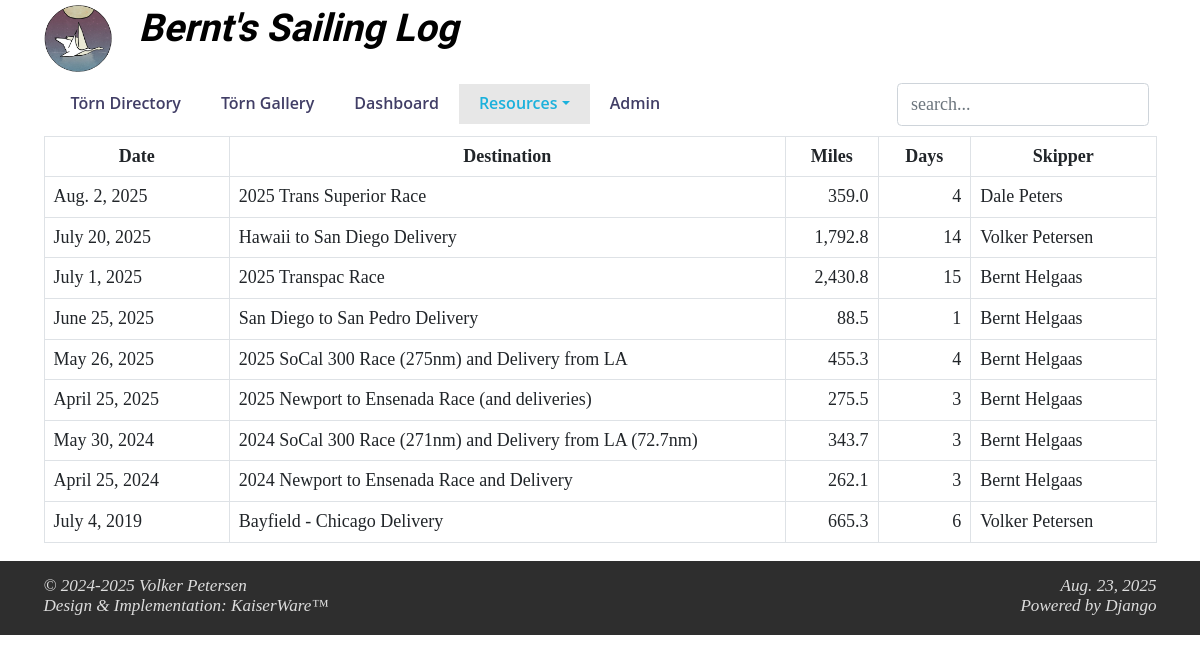
The app's page /printDirectory, older data.
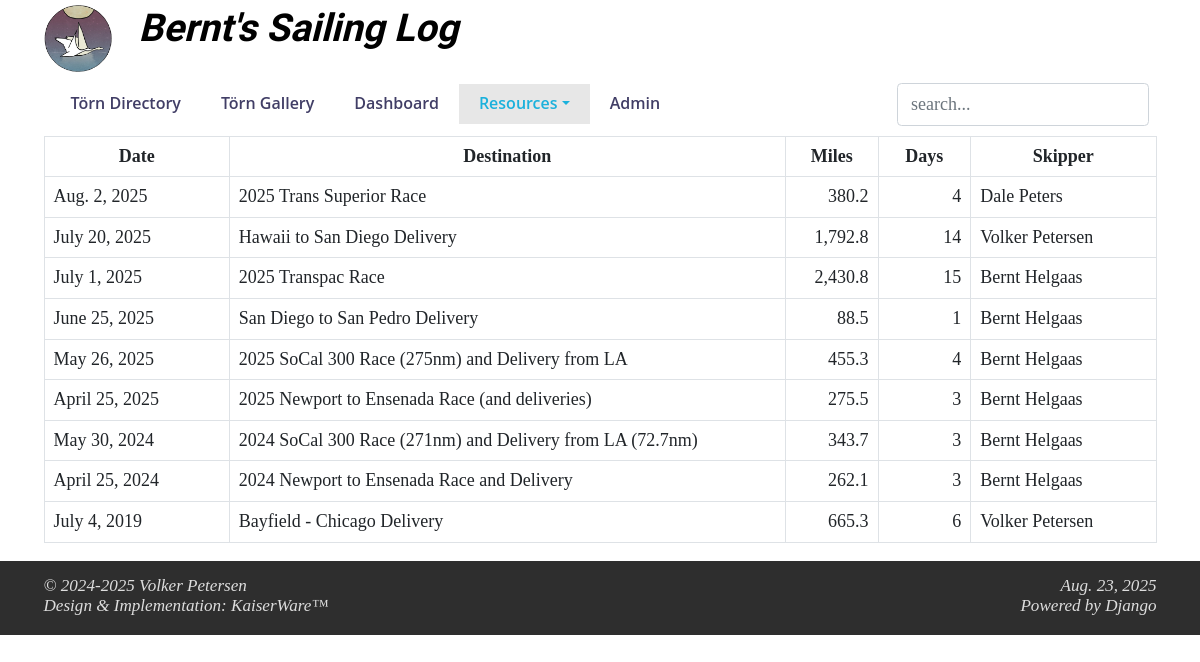
The same page, newer data.
### toerns/models.py (models this page shows, shortened)
class toerndirectory(models.Model):
    geoChoices = (
        ('Atlantic', u'Atlantic'),
        ('Baltic', u'Baltic'),
        ('Caribbean', u'Caribbean'),
        ('Coratia', u'Croatia'),
        ('Great Lakes', u'Great Lakes'),
        ('Pacific', u'Pacific')
    )
    id = models.AutoField(primary_key=True)
    startDate = models.DateField(help_text="date in YYYY-MM-DD format")
    endDate = models.DateField(help_text="date in YYYY-MM-DD format")
    destination = models.CharField(blank=True, null=True, max_length=150)
    georegion = models.CharField(blank=True, null=True, max_length=40, choices=geoChoices,
                                 help_text="Atlantic, Baltic, Caribbean, Croatia, Great Lakes, Pacific")
    maptable = models.CharField(blank=True, null=True, max_length=100,
                                help_text="name of the Google Maps waypoints table")
    boat = models.CharField(blank=True, null=True, max_length=810)
    miles = models.DecimalField(null=True, max_digits=8, decimal_places=2)
    daysAtSea = models.IntegerField()
    skipper = models.ManyToManyField(CrewMembers, blank=True, related_name='skipperToern')
    crew = models.ManyToManyField(CrewMembers, blank=True, related_name='crewToern')
    image = models.CharField(blank=True, null=True, max_length=100)
    picturelink = models.CharField(blank=True, null=True, max_length=200)
    class Meta:
        managed = True
        db_table = "ToernDirectory"
        verbose_name_plural = 'Toern Directory'

### toerns/views.py (the view)
# urls.py: path("printDirectory", views.printDirectory, name="PrintDirectory"),
def printDirectory(request):
    return render(request, "toerns/printDirectory.html",
                  context=fetchContent(request, route="all"))

### templates/toerns/printDirectory.html (shortened to what this page needs)
{% extends "toerns/header.html" %}
{% load static %}
{% load humanize %}
{% block content %}
    <div class="container">
		<table class="table table-bordered display responsive wrap" cellspacing="0" width="100%" >
		<thead>
			<tr>
				<th class="col-2 text-center">Date</th>
				<th class="col-6 text-center">Destination</th>
				<th class="col-1 text-center">Miles</th>
				<th class="col-1 text-center">Days</th>
				<th class="col-2 text-center">Skipper</th>
			</tr>
		</thead>
		<tbody>
		{% for trip in trips %}
	        <tr>
				<td class="text-start">{{ trip.startDate }}</td>
				<td class="text-start">{{ trip.destination|safe }}</td>
				<td class="text-end">{{ trip.miles|floatformat:1|intcomma }}</td>
				<td class="text-end">{{ trip.daysAtSea }}</td>
				<td class="text-start">
					{% for skipper in trip.skipper.all %}
						{{ skipper.firstName }}&nbsp;{{ skipper.lastName }}
					{% endfor %}
				</td>
	        </tr>
		{% empty %}
			<div class="row">
				<div class="col-12">
					<h2>No sailing trips found in the SQLite DB.</h2>
				</div>
			</div>
		{% endfor %}
		</tbody>
		</table>
    </div>
{% endblock %}

Row changes from the older to the newer data that the page shows:
changed toerndirectory "Aug. 2, 2025": miles "359.0" → "380.2"
